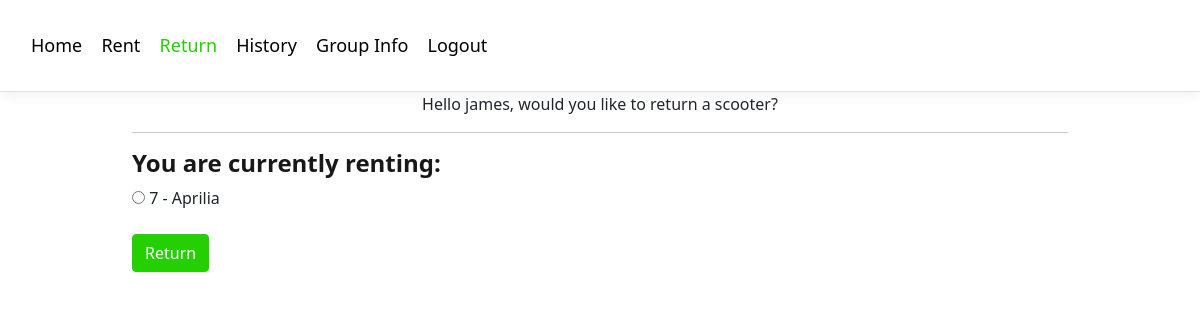
Page /return_scooter (signed in) on the committed database.
### models.py (models this page shows, shortened)
class User(db.Model):
    id = db.Column(db.Integer, primary_key=True)
    email = db.Column(db.String(100), unique=True)
    password = db.Column(db.String(100))
    name = db.Column(db.String(1000))
    is_active = db.Column(db.Boolean)

class History(db.Model):
    id = db.Column(db.Integer, primary_key=True)
    user_id = db.Column(db.Integer)
    scooter_id = db.Column(db.String)
    rental_num = db.Column(db.Integer)
    rent_date = db.Column(db.DateTime, server_default=db.func.now())
    return_date = db.Column(db.DateTime, nullable=True)

class Scooters(db.Model):
    scooter_id = db.Column(db.Integer, primary_key=True)
    scooter_brand = db.Column(db.String)
    available = db.Column(db.Boolean)
    location = db.Column(db.String)

### main.py (the view)
@main.route('/return_scooter')
@login_required
def return_scooter():
    t = datetime.datetime.now()
    if History.query.filter_by(
        user_id=current_user.id, return_date=None).first() != None:
        return_info = History.query.filter_by(
            user_id=current_user.id, return_date=None).first()
        scooter_info = Scooters.query.filter_by(
            scooter_id=return_info.scooter_id).first()
        return render_template('return_scooter.html', current_user=current_user, return_info=return_info, scooter_info=scooter_info, already_renting='Renting')
    else:
        return render_template('return_scooter.html', current_user=current_user, return_info=None, scooter_info=None, already_renting='NotRenting')

### __init__.py (called while the page is built)
def create_app():
    app = Flask(__name__, static_url_path='',
                static_folder='static')
    app.config['SECRET_KEY'] = 'secret-key-goes-here'
    app.config['SQLALCHEMY_DATABASE_URI'] = 'sqlite:///db.sqlite'
    app.config['SQLALCHEMY_TRACK_MODIFICATIONS'] = False
    db.init_app(app)
    login_manager = LoginManager()
    login_manager.login_view = 'main.login'
    login_manager.init_app(app)
    from .models import User
    from .models import Scooters
    from .models import Renters
    from .models import History
    @ login_manager.user_loader
    def load_user(id):
        return User.query.get(int(id))
    from .auth import auth as auth_blueprint
    app.register_blueprint(auth_blueprint)
    from .main import main as main_blueprint
    app.register_blueprint(main_blueprint)
    return app

### templates/return_scooter.html
{% set active_page = "return" %} {% extends "base.html" %} {% block content %}
{% if already_renting == 'Returning' %}
<p class="text-center">Thank you for returning your scooter {{current_user.name}}!</p>
{% elif already_renting == 'NotRenting' %}
<p class="text-center">{{current_user.name}} you have not rented a scooter yet.</p>
{% else %}
	<p class="text-center">Hello {{current_user.name}}, would you like to return a scooter?</p>
	<hr />
	<form id="return_form" method="POST" name="return_form" action="{{ url_for('main.returnAPI') }}">
	  <h6><b>You are currently renting:</b></h6>
	  <input type="radio"> {{return_info.scooter_id}} - {{scooter_info.scooter_brand}} </input><br /><br />
	  <input type="submit" value="Return" class="btn btn-primary" />
	</form>
{% endif %}
{% endblock %}

### static/index.css (style rules this page uses)
html { font-size: 14px; }
@media (min-width: 768px) { html { font-size: 16px; } }
.btn, .btn-primary { background-color: #24d000; border-color: #24d000; }
.carousel-caption p, h6 { font-size: 24px; color: #181818; }

### rows in the picture
User: name "james"
History: scooter_id "7"
Scooters: scooter_brand "Aprilia"
